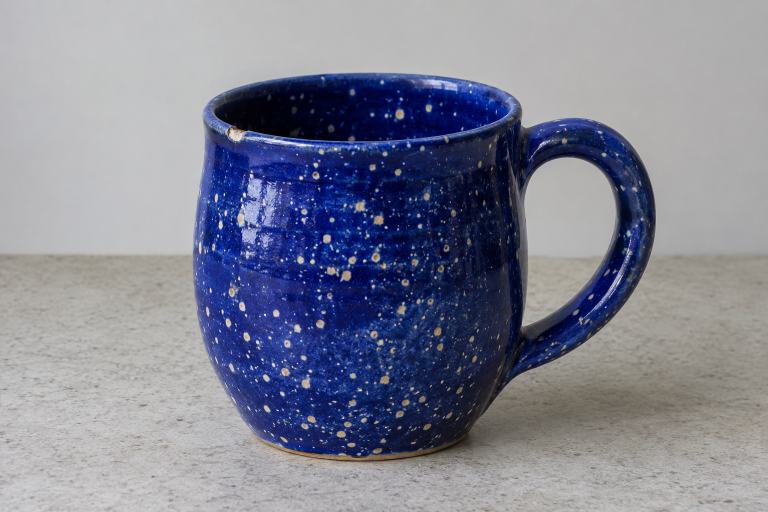
#> input picture images/reference.png, 1536 x 1024 px (shown at 1/2 size)
$ python match_cup.py
#> lines starting #> are read from the running program, lines starting #| are printed output that depends on the picture
"""Match distinctive ORB features between the two mug images."""

from pathlib import Path

import cv2
import numpy as np


ROOT = Path(__file__).resolve().parent
REFERENCE_PATH = ROOT / "images" / "reference.png"
QUERY_PATH = ROOT / "images" / "query.png"
OUTPUT_PATH = ROOT / "results" / "matches.png"


def main() -> None:
    reference = cv2.imread(str(REFERENCE_PATH), cv2.IMREAD_COLOR)
#> reference is the input picture: shape (1024, 1536, 3); mean B, G, R 147.5, 131.6, 129.2
    query = cv2.imread(str(QUERY_PATH), cv2.IMREAD_COLOR)
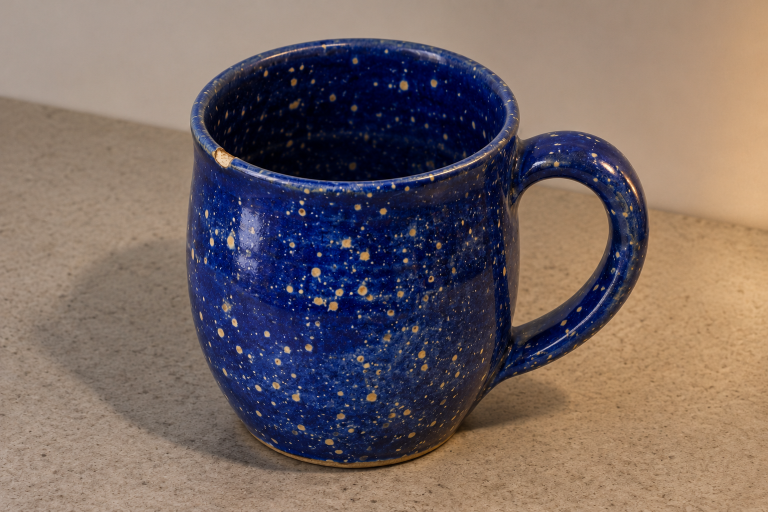
#> input picture images/query.png, 1536 x 1024 px (shown at 1/2 size)
#> query is the input picture: shape (1024, 1536, 3); mean B, G, R 99.7, 102.5, 117.3
    if reference is None or query is None:
        raise FileNotFoundError(
            "Could not read the mug image pair. Expected files at "
            f"{REFERENCE_PATH} and {QUERY_PATH}."
        )

    reference_gray = cv2.cvtColor(reference, cv2.COLOR_BGR2GRAY)
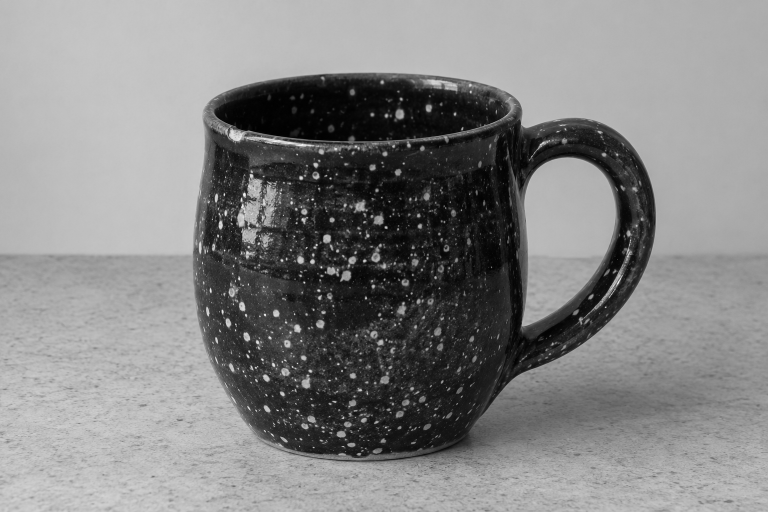
#> reference_gray: shape (1024, 1536) (shown at 1/2 size); min 0, max 255, mean 132.6
    query_gray = cv2.cvtColor(query, cv2.COLOR_BGR2GRAY)
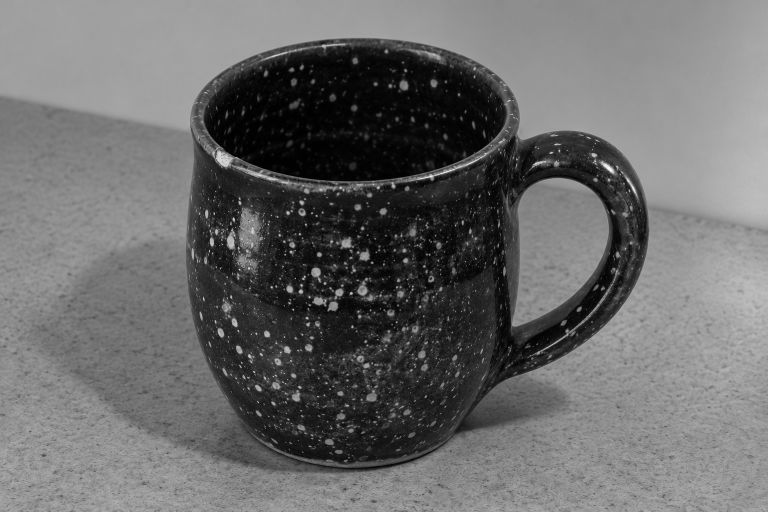
#> query_gray: shape (1024, 1536) (shown at 1/2 size); min 0, max 253, mean 106.6

    orb = cv2.ORB_create(nfeatures=1800, scaleFactor=1.2, nlevels=8)
    reference_keypoints, reference_descriptors = orb.detectAndCompute(
        reference_gray, None
    )
#> reference_keypoints = 1800 keypoints; strongest (x, y, size): (624, 399, 31), (511, 735, 31), (529, 628, 31), (435, 470, 31)
    query_keypoints, query_descriptors = orb.detectAndCompute(query_gray, None)
#> query_keypoints = 1800 keypoints; strongest (x, y, size): (586, 619, 31), (701, 587, 31), (599, 468, 31), (703, 586, 37.2)

    if reference_descriptors is None or query_descriptors is None:
        raise RuntimeError("ORB could not find enough features in both images.")

    matcher = cv2.BFMatcher(cv2.NORM_HAMMING)
    neighbors = matcher.knnMatch(reference_descriptors, query_descriptors, k=2)
#> neighbors = 1800 matches
    ratio_matches = [
        best
        for pair in neighbors
        if len(pair) == 2
        for best, second in [pair]
        if best.distance < 0.75 * second.distance
    ]
#> ratio_matches = 257 matches

    if len(ratio_matches) < 4:
        raise RuntimeError(
            "Fewer than four reliable matches were found; "
            "a homography cannot be estimated."
        )

    source_points = np.float32(
        [reference_keypoints[match.queryIdx].pt for match in ratio_matches]
    ).reshape(-1, 1, 2)
#> source_points = 257 rows, first 8: [645, 551], [496, 493], [650, 352], [772, 680], [499, 678], [497, 714], [675, 500], [618, 657]
    destination_points = np.float32(
        [query_keypoints[match.trainIdx].pt for match in ratio_matches]
    ).reshape(-1, 1, 2)
#> destination_points = 257 rows, first 8: [620, 610], [478, 539], [623, 426], [744, 726], [484, 705], [482, 734], [650, 565], [596, 701]

    _, inlier_mask = cv2.findHomography(
        source_points, destination_points, cv2.RANSAC, 5.0
    )
#> inlier_mask = 257 values, max 1 at index 0, min 0 at index 1, mean 0.743
    if inlier_mask is None:
        raise RuntimeError("RANSAC could not estimate a consistent transform.")

    inliers = [
        match for match, is_inlier in zip(ratio_matches, inlier_mask.ravel())
        if is_inlier
    ]
#> inliers = 191 matches
    visualization = cv2.drawMatches(
        reference,
        reference_keypoints,
        query,
        query_keypoints,
        inliers[:100],
        None,
        matchColor=(70, 210, 110),
        singlePointColor=(150, 150, 150),
        flags=cv2.DrawMatchesFlags_NOT_DRAW_SINGLE_POINTS,
    )
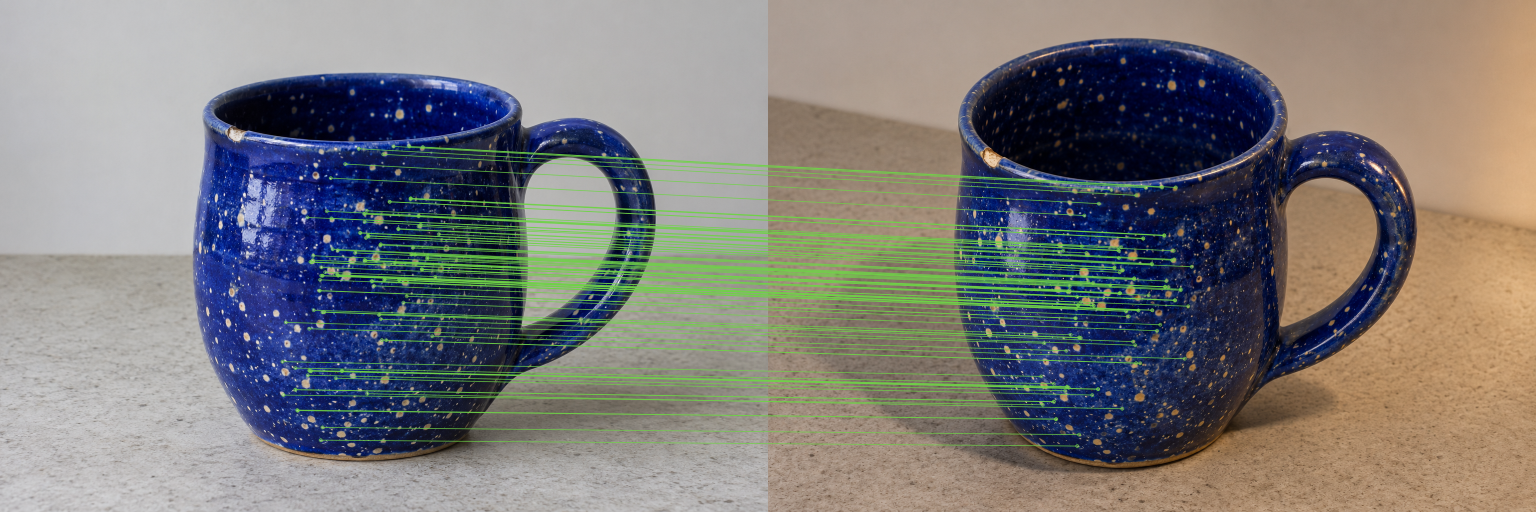
#> visualization: shape (1024, 3072, 3) (shown at 1/2 size); mean B, G, R 121.6, 123.1, 124.1

    header = np.full((76, visualization.shape[1], 3), 248, dtype=np.uint8)
    cv2.putText(
        header,
        f"ORB feature matches  |  ratio-test: {len(ratio_matches)}  |  "
        f"RANSAC inliers: {len(inliers)}",
        (24, 48),
        cv2.FONT_HERSHEY_SIMPLEX,
        0.85,
        (45, 55, 70),
        2,
        cv2.LINE_AA,
    )
    result = np.vstack((header, visualization))
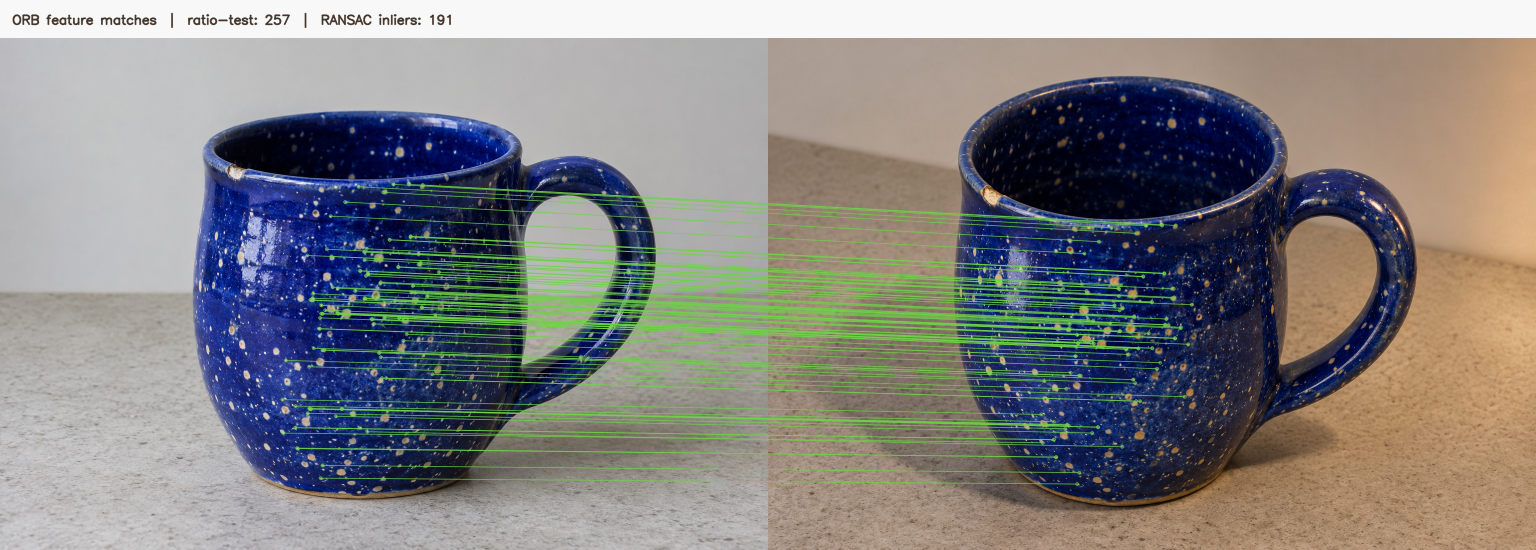
#> result: shape (1100, 3072, 3) (shown at 1/2 size); mean B, G, R 129.9, 131.4, 132.3

    OUTPUT_PATH.parent.mkdir(parents=True, exist_ok=True)
    if not cv2.imwrite(str(OUTPUT_PATH), result):
        raise OSError(f"Could not write result image to {OUTPUT_PATH}.")

    print(f"Reference keypoints: {len(reference_keypoints)}")
#| Reference keypoints: 1800
    print(f"Query keypoints: {len(query_keypoints)}")
#| Query keypoints: 1800
    print(f"Ratio-test matches: {len(ratio_matches)}")
#| Ratio-test matches: 257
    print(f"RANSAC inliers: {len(inliers)}")
#| RANSAC inliers: 191
    print(f"Saved visualization: {OUTPUT_PATH}")


if __name__ == "__main__":
    main()
